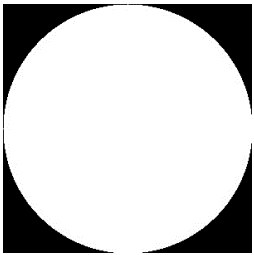
#> input picture img_data/circle.png, 254 x 255 px
$ jupyter execute --allow-errors 4.opencv_color_detection.ipynb
#> lines starting #> are read from the running program, lines starting #| are printed output that depends on the picture; after the words box and inside, x2 and y2 are one past the last pixel; in counts of white or black regions, pixels touching at a corner belong together
### 색상의 개념

1. RGB
    빨강(Red), 녹색(Green), 파랑(Blue) 3원색을 0-255 범위 내에서 조절하여 색을 표현
    - 흰색(0, 0, 0) ~ 검은색(255, 255, 255)

2. HSL
    색조(Hue), 채도(Saturation), 밝기(Lightness)로 색 표현
    - 색조(Hue) : 0 ~ 360도로 값 표현 / 빨간색(0), 노란색(60), 초록색(120), 파란색(240) 등
    - 채도(Saturation) : 0 ~ 100%일 경우 진함의 정도 / 0%(무채색), 100%(아주진한색상)
    - 밝기(Lightness) : 0 ~ 100%일 경우 밝음의 정도 / 0%(완전한 검은색), 100%(완전한 흰색)


3. HSV
    색조(Hue), 채도(Saturation), 명도(Value)로 색 표현
    - 색조, 채도는 HSL과 같음
    - 명도(Value) : 0 ~ 100%일 경우 / 0%(검은색), 100%(색상전체밝기)


### 특정 색 검출

1. 이미지 비트 연산
   - 이미지의 채널마다 픽셀을 비교하며 판단하는 함수

   - cv2.bitwise_and(src1, src2, mask=src_m)
   - cv2.bitwise_or(src1, src2, mask=src_m)
   - cv2.bitwise_xor(src1, src2, mask=src_m)


   (1 : 참, 0 : 거짓)

[cell 1]
import cv2

# 두개의 이미지를 읽어오기
img1 = cv2.imread('./img_data/ractangle.png')
img2 = cv2.imread('./img_data/circle.png')
#> img2 is the input picture: shape (255, 254, 3); min 0, max 255, mean 202.5

# 이미지 사이즈가 다를 경우 같은 사이즈로 맞춰야함
#> (the rest of this cell did not finish here and is left out)

>결과

2. inRange 함수를 이용한 색 검출
cv2.inRange(src, lowerb, upperb, dst=None) → dst
    - src: 입력 영상
    - lowerb: 하한 값 행렬 또는 스칼라
    - upperb: 상한 값 행렬 또는 스칼라
    - dst: 입력 영상과 같은 크기의 마스크 영상

[cell 2]
import sys
import numpy as np
import cv2

src = cv2.imread('./img_data/candy.jpg')
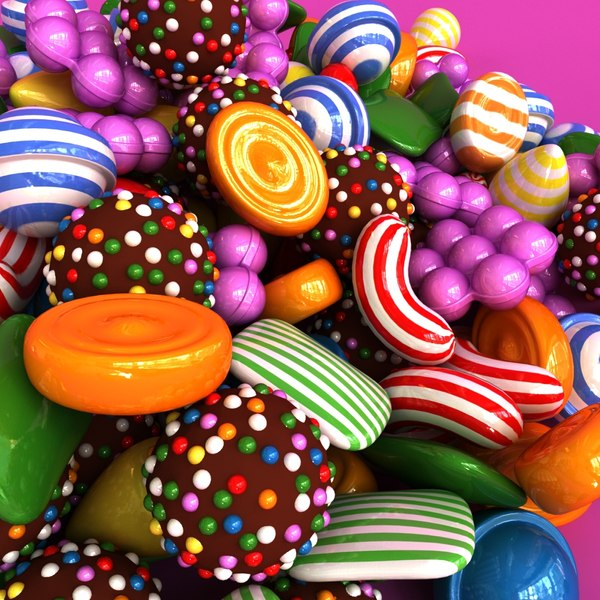
#> input picture img_data/candy.jpg, 600 x 600 px
#> src is the input picture: shape (600, 600, 3); mean B, G, R 84.6, 91.1, 142.2

if src is None:
    print('Image load failed!')
    sys.exit()

# hsv로 이미지 변환
src_hsv = cv2.cvtColor(src, cv2.COLOR_BGR2HSV)
#> src_hsv: shape (600, 600, 3); mean H, S, V 68, 170, 155.3

# 원본이미지와 hsv이미지에 각각 초록색 범위를 inRange함수 적용
dst1 = cv2.inRange(src, (0,128,0), (100,255,100))
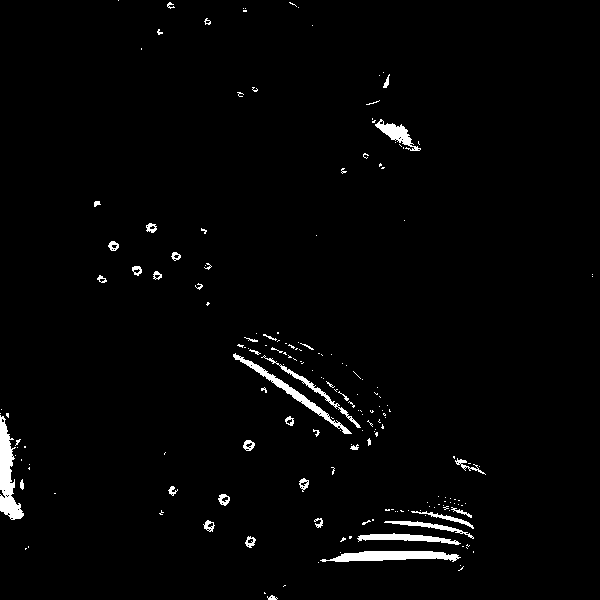
#> dst1: shape (600, 600); 2% white; 187 white regions (146 under 20 px), largest, box (x1, y1, x2, y2) and area: (0, 415, 24, 520) 1229, (320, 551, 461, 562) 1034, (233, 353, 352, 434) 819
dst2 = cv2.inRange(src_hsv, (50,150,0), (80,255,255))
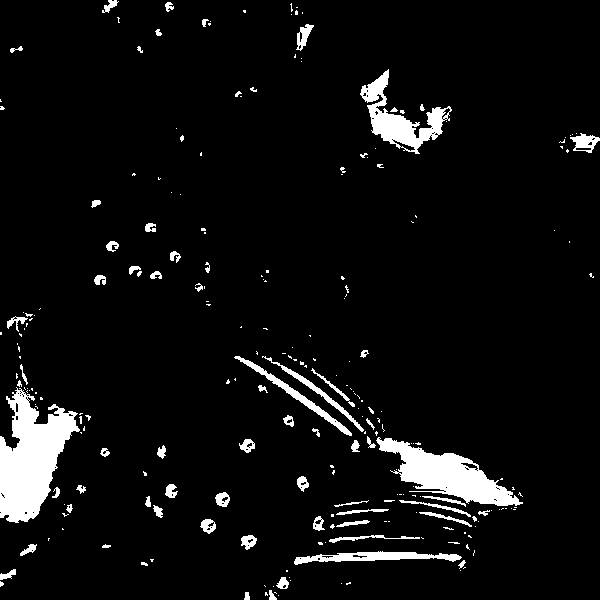
#> dst2: shape (600, 600); 5.8% white; 239 white regions (169 under 20 px), largest, box (x1, y1, x2, y2) and area: (0, 387, 80, 523) 6016, (376, 437, 523, 506) 4117, (360, 69, 452, 154) 2439

cv2.imshow('src', src)
cv2.imshow('dst1', dst1)
cv2.imshow('dst2', dst2)

cv2.waitKey()
cv2.destroyAllWindows()

>결과

3. 영상에서 색 검출

[cell 3]
import cv2
import numpy as np

## 저장된 동영상 사용
fpath = './avi_data/cat.mp4'
video = cv2.VideoCapture(fpath)
## 노트북 내장 카메라 사용
# video = cv2.VideoCapture(0)
## 외장 카메라 사용
# video = cv2.VideoCature(1)

# 추출 여부 플래그
do_composit = False

while True:
    ret, frame = video.read()
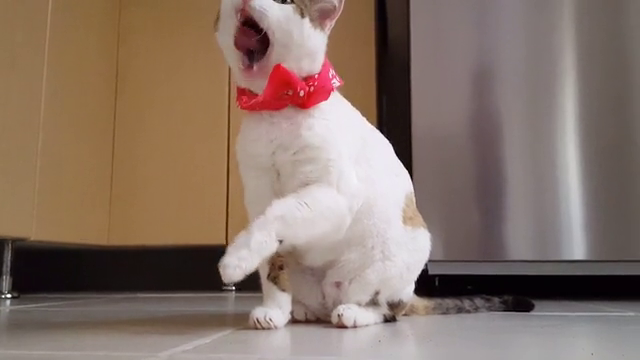
#> input picture frame 70 of avi_data/cat.mp4, 640 x 360 px
#> frame is the input picture: shape (360, 640, 3); mean B, G, R 104.8, 116.1, 135.7

    if not ret:
        break

    # 추출 모드라면
    if do_composit:
        hsv = cv2.cvtColor(frame, cv2.COLOR_BGR2HSV)

        lower_red = np.array([170, 50, 50]) # 지정할 빨간색 범위
        upper_red = np.array([180, 255, 255])

        mask_B = cv2.inRange(hsv, lower_red, upper_red) # 빨간색만 검출
        res = cv2.bitwise_and(frame, frame, mask=mask_B)

        cv2.imshow('frame', res)

    # 추출 모드가 아니라면
    else:
        cv2.imshow('frame', frame)

    key = cv2.waitKey(30)
#> (key Esc is pressed here)
    if key == ord(' '): # Space 누르면 원본 모드 <--> 검출 모드
        do_composit = not do_composit
    elif key == 27:
        break
video.release()
cv2.destroyAllWindows()

>결과
<video controls src="avi_data/color_detected_1.mp4" title="Title"></video>

2. 인식한 영역의 좌표 출력

[cell 4]
import cv2
import numpy as np

# 저장된 동영상 사용
fpath = './avi_data/cat.mp4'
video = cv2.VideoCapture(fpath)
## 내부 카메라 사용
# video = cv2.VideoCapture(0)
## 외부 카메라 사용
# video = cv2.VideoCapture(1)

# 추출 여부 플래그
# 실시간으로 카메라를 읽어와 색상추출 여부 확인
do_composit = False

while True:
    ret, frame = video.read()

    if not ret:
        break

    # 추출모드인 경우
    if do_composit:
        hsv = cv2.cvtColor(frame, cv2.COLOR_BGR2HSV)

        # 지정할 빨간색 범위를 검출
        lower_red = np.array([170, 50, 50])
        upper_red = np.array([180, 255, 255])

        # 마스크를 생성하여 마스크와 비트연산을 하여 특정색만 추출한 프레임을 창에 띄움
        mask_B = cv2.inRange(hsv, lower_red, upper_red) # 지정한 색만 검출
        res = cv2.bitwise_and(frame, frame, mask=mask_B)

        # 윤곽을 찾음
        contours, _ = cv2.findContours(mask_B, cv2.RETR_EXTERNAL, cv2.CHAIN_APPROX_SIMPLE)

        # 윤곽을 그리고 경계 사각형의 좌표를 출력
        for contour in contours:
            x, y, w, h = cv2.boundingRect(contour)
            print("Detected red area at (x={}, y={}), width={}, height={}".format(x, y, w, h))
            cv2.rectangle(res, (x, y), (x + w, y + h), (0, 255, 0), 2)

        cv2.imshow('frame', res)

    # 추출모드가 아닌 경우
    else:
        cv2.imshow('frame', frame)

    key = cv2.waitKey(30)       # 30 : 다음 프레임을 읽기까지의 지연 시간
#> (key Esc is pressed here)
